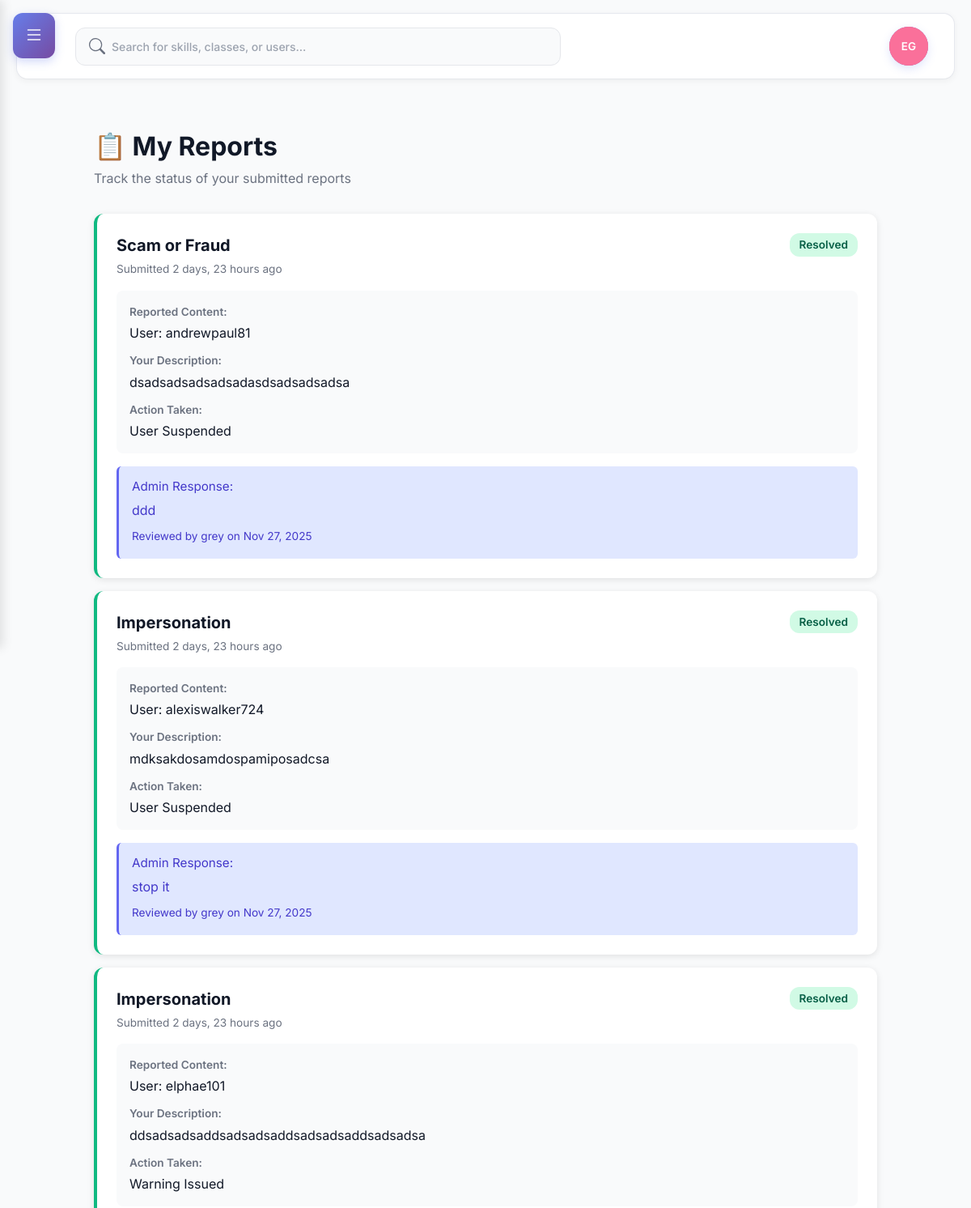
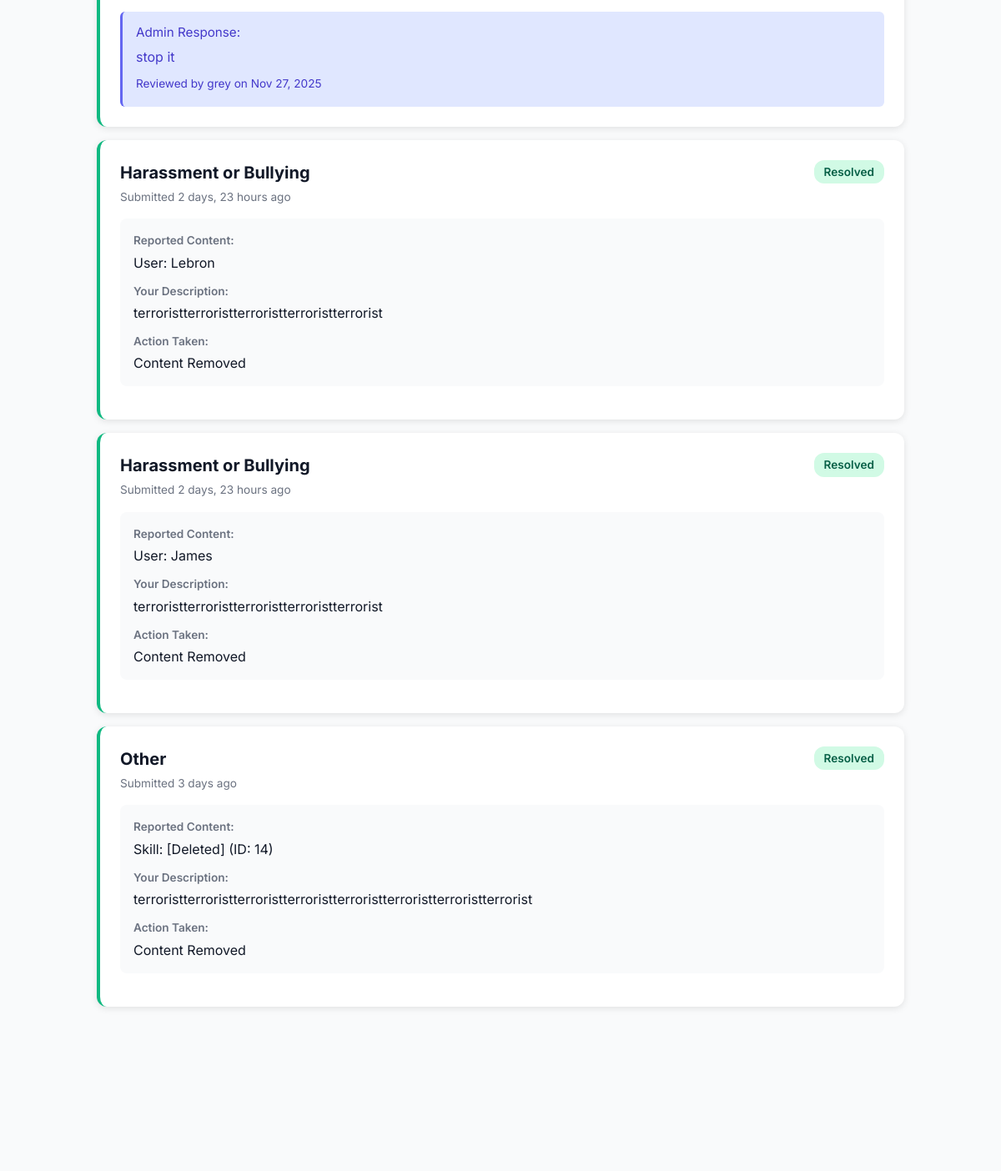
Page /my-reports/ (signed in, upper part) on the earlier database version (2 pictures, top to bottom).
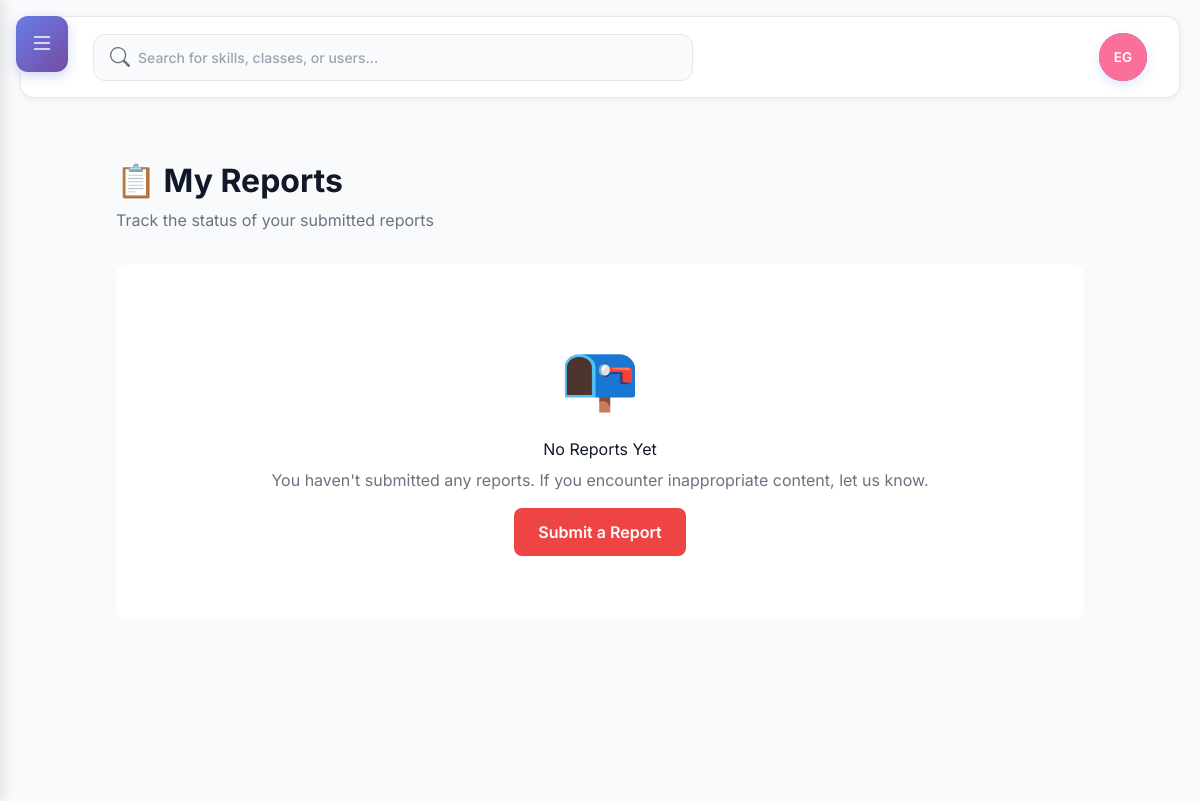
Same page on the later database version.
### core/models.py (models this page shows, shortened)
class Report(models.Model):
    REASON_CHOICES = [
        ('spam', 'Spam or Misleading'),
        ('harassment', 'Harassment or Bullying'),
        ('hate_speech', 'Hate Speech'),
        ('inappropriate', 'Inappropriate Content'),
        ('impersonation', 'Impersonation'),
        ('violence', 'Violence or Threats'),
        ('scam', 'Scam or Fraud'),
        ('fake_skills', 'Fake Skills/Credentials'),
        ('other', 'Other'),
    ]
    STATUS_CHOICES = [
        ('pending', 'Pending Review'),
        ('investigating', 'Under Investigation'),
        ('resolved', 'Resolved'),
        ('dismissed', 'Dismissed'),
    ]
    ACTION_CHOICES = [
        ('none', 'No Action Taken'),
        ('warning', 'Warning Issued'),
        ('content_removed', 'Content Removed'),
        ('user_suspended', 'User Suspended'),
        ('user_banned', 'User Banned'),
    ]
    reporter = models.ForeignKey(
        User,
        on_delete=models.CASCADE,
        related_name='reports_made'
    )
    content_type = models.ForeignKey(ContentType, on_delete=models.CASCADE)
    object_id = models.PositiveIntegerField()
    reported_object = GenericForeignKey('content_type', 'object_id')
    reason = models.CharField(max_length=50, choices=REASON_CHOICES)
    description = models.TextField(help_text="Please provide details about the issue")
    status = models.CharField(max_length=20, choices=STATUS_CHOICES, default='pending')
    action_taken = models.CharField(max_length=20, choices=ACTION_CHOICES, default='none')
    admin_notes = models.TextField(blank=True, null=True)
    reviewed_by = models.ForeignKey(
        User,
        on_delete=models.SET_NULL,
        null=True,
        blank=True,
        related_name='reports_reviewed'
    )
    reviewed_at = models.DateTimeField(null=True, blank=True)
    created_at = models.DateTimeField(auto_now_add=True)
    updated_at = models.DateTimeField(auto_now=True)
    class Meta:
        ordering = ['-created_at']
        indexes = [
            models.Index(fields=['status', '-created_at']),
            models.Index(fields=['content_type', 'object_id']),
        ]
    def get_reported_object_display(self):
        try:
            reported_obj = self.reported_object
            if reported_obj is None:
                if self.content_type.model == 'user':
                    return f"User: [Deleted] (ID: {self.object_id})"
                elif self.content_type.model == 'community':
                    return f"Community: [Deleted] (ID: {self.object_id})"
                elif self.content_type.model == 'teachingclass':
                    return f"Class: [Deleted] (ID: {self.object_id})"
                elif self.content_type.model == 'post':
                    return f"Post: [Deleted] (ID: {self.object_id})"
                elif self.content_type.model == 'message':
                    return f"Message: [Deleted] (ID: {self.object_id})"
                else:
                    return f"{self.content_type.model.title()}: [Deleted] (ID: {self.object_id})"
        except Exception:
            if self.content_type.model == 'user':
                return f"User: [Deleted] (ID: {self.object_id})"
            elif self.content_type.model == 'community':
                return f"Community: [Deleted] (ID: {self.object_id})"
            elif self.content_type.model == 'teachingclass':
                return f"Class: [Deleted] (ID: {self.object_id})"
            elif self.content_type.model == 'post':
                return f"Post: [Deleted] (ID: {self.object_id})"
            elif self.content_type.model == 'message':
                return f"Message: [Deleted] (ID: {self.object_id})"
            else:
                return f"{self.content_type.model.title()}: [Deleted] (ID: {self.object_id})"
        if self.content_type.model == 'user':
            return f"User: {reported_obj.username}"
        elif self.content_type.model == 'community':
            return f"Community: {reported_obj.name}"
        elif self.content_type.model == 'teachingclass':
            return f"Class: {reported_obj.title}"
        elif self.content_type.model == 'post':
            return f"Post: {reported_obj.title}"
        elif self.content_type.model == 'message':
            return f"Message in conversation"
        else:
            return f"{self.content_type.model.title()}"

### core/views.py (the view)
# urls.py: path('my-reports/', views.user_reports, name='user_reports'),
@login_required
def user_reports(request):
    reports = Report.objects.filter(reporter=request.user).select_related(
        'content_type', 'reviewed_by'
    )
    return render(request, 'core/user_reports.html', {'reports': reports})

### core/templates/core/user_reports.html (shortened to what this page needs)
{% extends 'base.html' %}
{% block content %}
<div class="user-reports-container">
    <div class="reports-header">
        <h1>📋 My Reports</h1>
        <p style="color: #6b7280;">Track the status of your submitted reports</p>
    </div>
    {% if reports %}
        {% for report in reports %}
        <div class="report-card {{ report.status }}">
            <div class="report-header">
                <div>
                    <div class="report-title">{{ report.get_reason_display }}</div>
                    <div class="report-date">Submitted {{ report.created_at|timesince }} ago</div>
                </div>
                <span class="status-badge {{ report.status }}">{{ report.get_status_display }}</span>
            </div>
            <div class="report-content">
                <div class="report-field">
                    <div class="field-label">Reported Content:</div>
                    <div class="field-value">{{ report.get_reported_object_display }}</div>
                </div>
                <div class="report-field">
                    <div class="field-label">Your Description:</div>
                    <div class="field-value">{{ report.description }}</div>
                </div>
                {% if report.status == 'resolved' or report.status == 'dismissed' %}
                <div class="report-field">
                    <div class="field-label">Action Taken:</div>
                    <div class="field-value">{{ report.get_action_taken_display }}</div>
                </div>
                {% endif %}
            </div>
            {% if report.admin_notes and report.status != 'pending' %}
            <div class="admin-response">
                <h4>Admin Response:</h4>
                <p>{{ report.admin_notes }}</p>
                {% if report.reviewed_by %}
                <p style="font-size: 0.85rem; margin-top: 0.5rem;">
                    Reviewed by {{ report.reviewed_by.username }} on {{ report.reviewed_at|date:"M d, Y" }}
                </p>
                {% endif %}
            </div>
            {% endif %}
        </div>
        {% endfor %}
    {% else %}
        <div class="empty-state">
            <div class="empty-icon">📭</div>
            <h3>No Reports Yet</h3>
            <p style="color: #6b7280; margin-top: 0.5rem;">
                You haven't submitted any reports. If you encounter inappropriate content, let us know.
            </p>
            <a href="{% url 'core:report_content' %}" class="new-report-btn">Submit a Report</a>
        </div>
    {% endif %}
</div>
{% endblock %}

### templates/base.html (shortened to what this page needs)
{% load static %}
{% load skills_tags %}
{% load user_tags %}
<!DOCTYPE html>
<html lang="en">
<head>
    <link href="https://cdn.jsdelivr.net/npm/bootstrap@5.3.3/dist/css/bootstrap.min.css" rel="stylesheet">
    <link rel="stylesheet" href="https://cdn.jsdelivr.net/npm/bootstrap-icons@1.11.3/font/bootstrap-icons.min.css">
    <script src="https://cdn.tailwindcss.com"></script>
    <link href="https://unpkg.com/aos@2.3.1/dist/aos.css" rel="stylesheet">
    <link rel="stylesheet" href="{% static 'css/main.css' %}">
</head>
<body data-theme="light">
    <button class="toggle-sidebar-btn" id="sidebarToggle" aria-label="Toggle navigation menu" aria-expanded="false" aria-controls="sidebar">
        <i class="bi bi-list" style="font-size: 1.5rem;" aria-hidden="true"></i>
    </button>
    <div class="layout">
        <main class="content" id="main-content">
            <header class="topbar" role="banner">
                <form class="search" action="{% url 'core:search' %}" method="get" role="search" aria-label="Site search">
                    <input type="text" name="q" id="search-input" placeholder="Search for skills, classes, or users..." value="{{ request.GET.q }}" aria-label="Search input" autocomplete="off"/>
                </form>
                {% if user.is_authenticated %}
                <div class="dropdown user-profile-dropdown">
                    <button class="user-pill dropdown-toggle" type="button" id="userDropdown" data-bs-toggle="dropdown" aria-expanded="false" aria-label="User account menu for {{ user.username }}" aria-haspopup="true" style="border: none; background: var(--brand-gradient);">
                        {% user_avatar user size='small' css_class='user-avatar-img' %}
                    </button>
                </div>
                {% else %}
                <a href="{% url 'users:login' %}" class="user-pill" style="text-decoration: none;" aria-label="Sign in to your account">
                    <i class="bi bi-person-circle" aria-hidden="true"></i>
                    <span class="sr-only">Sign in</span>
                </a>
                {% endif %}
            </header>
            <section class="page-body" role="main">
                {% block content %}{% endblock %}
            </section>
        </main>
    </div>
</body>
</html>

### users/templates/users/user_avatar.html (shortened to what this page needs)
{% if has_avatar %}
    <div class="user-avatar-container" style="position: relative; width: 100%; height: 100%; border-radius: inherit; overflow: hidden; background: {{ avatar_color }};">
        <div class="user-avatar-initials {{ css_class }} avatar-placeholder-fallback" style="width: 100%; height: 100%; background: {{ avatar_color }}; border-radius: inherit; display: flex; align-items: center; justify-content: center; color: white; font-weight: 600; font-size: {% if size == 'small' %}0.75em{% elif size == 'large' %}1.5em{% else %}1em{% endif %}; position: absolute; top: 0; left: 0; z-index: 1; transition: opacity 0.15s ease-out;">
            {{ initials }}
        </div>
    </div>
{% endif %}

Differences in the rows shown:
removed Report: reason "Scam or Fraud", created_at "2 days, 23 hours", status "Resolved", reported_object "User: andrewpaul81", description "dsadsadsadsadsadasdsadsadsadsa", action_taken "User Suspended", admin_notes "ddd", reviewed_by.username "grey", reviewed_at "Nov 27, 2025"
removed Report: reason "Impersonation", created_at "2 days, 23 hours", status "Resolved", reported_object "User: alexiswalker724", description "mdksakdosamdospamiposadcsa", action_taken "User Suspended", admin_notes "stop it", reviewed_by.username "grey", reviewed_at "Nov 27, 2025"
removed Report: reason "Impersonation", created_at "2 days, 23 hours", status "Resolved", reported_object "User: elphae101", description "ddsadsadsaddsadsadsaddsadsadsaddsadsadsa", action_taken "Warning Issued", admin_notes "stop it", reviewed_by.username "grey", reviewed_at "Nov 27, 2025"
removed Report: reason "Harassment or Bullying", created_at "2 days, 23 hours", status "Resolved", reported_object "User: Lebron", description "terroristterroristterroristterroristterrorist", action_taken "Content Removed"
removed Report: reason "Harassment or Bullying", created_at "2 days, 23 hours", status "Resolved", reported_object "User: James", description "terroristterroristterroristterroristterrorist", action_taken "Content Removed"
removed Report: reason "Other", created_at "3 days", status "Resolved", reported_object "Skill: [Deleted] (ID: 14)", description "terroristterroristterroristterroristterroristterroristterroristterrorist", action_taken "Content Removed"
Other differences:
text now shown: "📭 No Reports Yet You haven't submitted any reports. If you encounter inappropriate content, let us know. Submit a Report"
